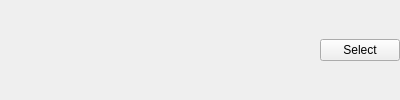
<?xml version="1.0" encoding="UTF-8"?>
<ui version="4.0">
 <class>ActionSelectWidget</class>
 <widget class="QWidget" name="ActionSelectWidget">
  <property name="geometry">
   <rect>
    <x>0</x>
    <y>0</y>
    <width>400</width>
    <height>100</height>
   </rect>
  </property>
  <property name="windowTitle">
   <string>Form</string>
  </property>
  <layout class="QVBoxLayout" name="verticalLayout">
   <property name="spacing">
    <number>1</number>
   </property>
   <property name="leftMargin">
    <number>0</number>
   </property>
   <property name="topMargin">
    <number>0</number>
   </property>
   <property name="rightMargin">
    <number>0</number>
   </property>
   <property name="bottomMargin">
    <number>0</number>
   </property>
   <item>
    <layout class="QHBoxLayout" name="horizontalLayout">
     <item>
      <widget class="QLabel" name="label">
       <property name="sizePolicy">
        <sizepolicy hsizetype="MinimumExpanding" vsizetype="Preferred">
         <horstretch>0</horstretch>
         <verstretch>0</verstretch>
        </sizepolicy>
       </property>
       <property name="frameShape">
        <enum>QFrame::NoFrame</enum>
       </property>
       <property name="text">
        <string>&lt;Nothing Selected&gt;</string>
       </property>
       <property name="alignment">
        <set>Qt::AlignCenter</set>
       </property>
      </widget>
     </item>
     <item>
      <widget class="QPushButton" name="pushButton">
       <property name="text">
        <string>Select</string>
       </property>
      </widget>
     </item>
    </layout>
   </item>
  </layout>
 </widget>
 <resources/>
 <connections/>
</ui>
